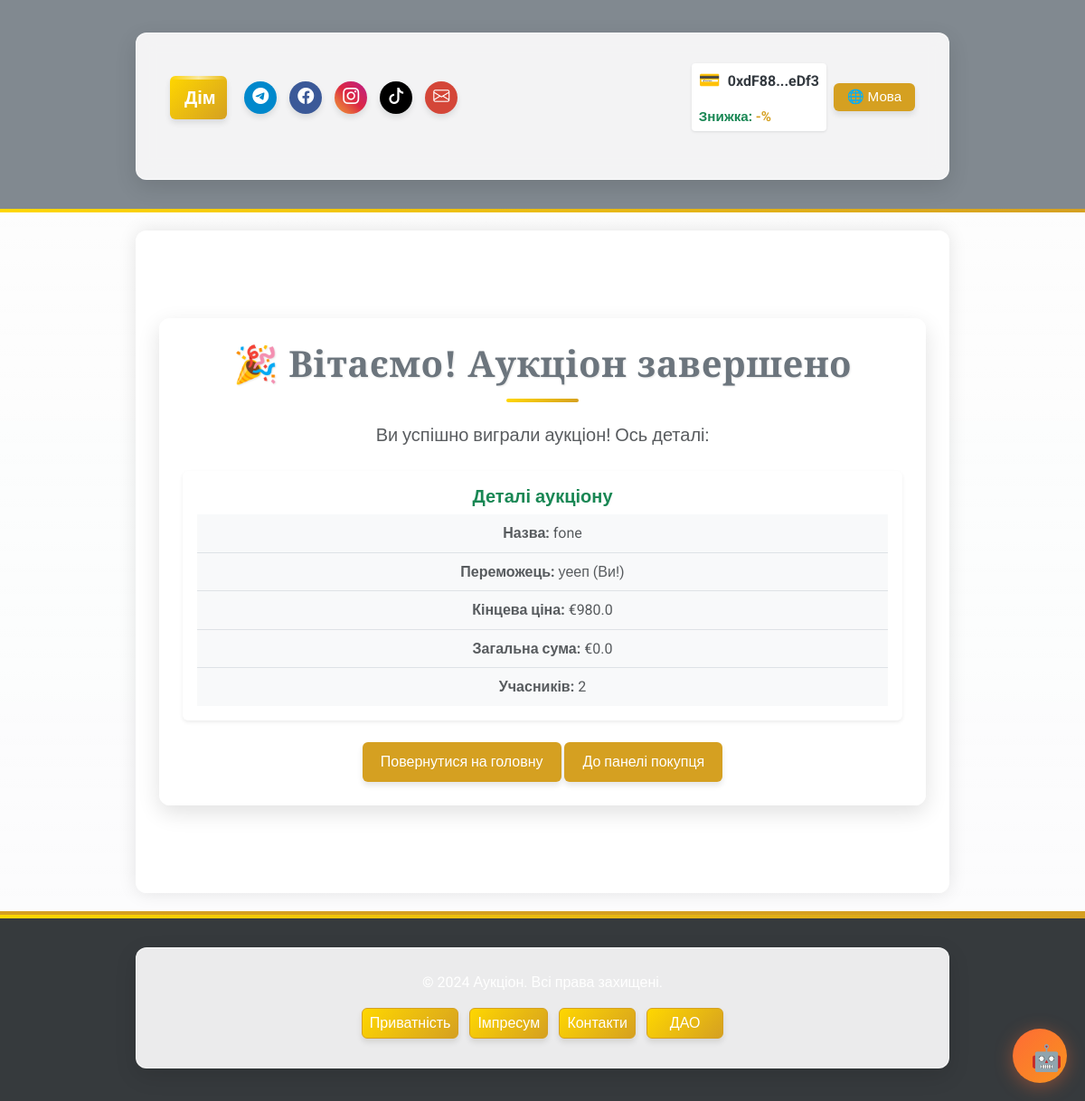
Page /auction/contact_details/1 (signed in) on the committed database.
### app/models/user.py (models this page shows, shortened)
class User(UserMixin, db.Model):
    __tablename__ = 'users'
    id = db.Column(db.Integer, primary_key=True)
    username = db.Column(db.String(80), nullable=False, unique=True)
    email = db.Column(db.String(120), nullable=False, unique=True)
    password_hash = db.Column(db.String(128), nullable=False)
    balance = db.Column(db.Float, default=0.0)
    platform_balance = db.Column(db.Float, default=0.0)  # Баланс платформи
    user_type = db.Column(db.String(10), nullable=False)  # "buyer", "seller", "admin"
    is_admin = db.Column(db.Boolean, default=False)  # Поле для адміністратора
    wallet_address = db.Column(db.String(42), nullable=True)  # Адреса криптогаманця
    verification_document = db.Column(db.String(255))
    is_verified = db.Column(Boolean, default=False)
    company_name = db.Column(db.String(255))
    tax_id = db.Column(db.String(64))
    language = db.Column(db.String(5), default='ua')  # 'ua', 'en', 'de'    # Зв'язки
    auctions_created = db.relationship('Auction', foreign_keys='Auction.seller_id', backref='seller', lazy=True)
    auctions_won = db.relationship('Auction', foreign_keys='Auction.winner_id', backref='winner', lazy=True)
    auction_participations = db.relationship('AuctionParticipant', back_populates='user', lazy=True)

### app/models/auction.py (models this page shows, shortened)
class Auction(db.Model):
    __tablename__ = 'auctions'
    id = db.Column(db.Integer, primary_key=True)
    title = db.Column(db.String(255), nullable=False)
    description = db.Column(db.Text, nullable=False)
    starting_price = db.Column(db.Float, nullable=False)
    current_price = db.Column(db.Float, nullable=False)
    seller_id = db.Column(db.Integer, db.ForeignKey('users.id'), nullable=False)
    total_participants = db.Column(db.Integer, default=0, nullable=False)
    is_active = db.Column(db.Boolean, default=True, nullable=False)
    winner_id = db.Column(db.Integer, db.ForeignKey('users.id'), nullable=True)
    total_earnings = db.Column(db.Float, default=0.0, nullable=False)
    created_at = db.Column(db.DateTime, default=db.func.now(), nullable=False)
    updated_at = db.Column(db.DateTime, default=db.func.now(), onupdate=db.func.now(), nullable=False)
    photos = db.Column(JSON, default=list)  # Поле для зберігання шляхів до фото у форматі JSON
    is_confirmed = db.Column(db.Boolean, default=False, nullable=False)  # Чи підтверджено отримання товару
    main_photo_idx = db.Column(db.Integer, default=0)  # Індекс головного фото
    participants = relationship(
        'AuctionParticipant', back_populates='auction', cascade='all, delete-orphan', lazy='dynamic'
    )

### app/routes/auction_routes.py (the view, shortened to what this page needs)
@auction_bp.route('/contact_details/<int:auction_id>', methods=['GET'])
@login_required
def auction_contact_details(auction_id):
    lang = session.get('lang', 'ua')
    auction = Auction.query.get(auction_id)
    if not auction:
        flash(get_message('auction_not_found', lang), 'error')
        return redirect(url_for('main.index'))
    if not auction.winner_id or auction.is_active:
        flash(get_message('auction_not_closed', lang), 'error')
        return redirect(url_for('main.index'))
    if lang == 'en':
        return render_template('auctions/auction_close_en.html', auction=auction, lang=lang, ui_text=ui_text)
    elif lang == 'de':
        return render_template('auctions/auction_close_de.html', auction=auction, lang=lang, ui_text=ui_text)
    return render_template('auctions/auction_close.html', auction=auction, lang=lang, ui_text=ui_text)

### app/utils/i18n_ui.py (called while the page is built)
def ui_text(key, lang):
    return ui_translations.get(key, {}).get(lang, ui_translations.get(key, {}).get('ua', key))

### app/templates/auctions/auction_close.html (shortened to what this page needs)
{% extends "base.html" %}
{% block content %}
<div class="container my-5 text-center">
    <h1 class="text-secondary fw-bold">🎉 Вітаємо! Аукціон завершено</h1>
    <p class="text-muted fs-5 mt-3">Ви успішно виграли аукціон! Ось деталі:</p>
    <div class="card mt-4 border-0 shadow-sm">
        <div class="card-body">
            <h5 class="card-title text-success fw-bold">Деталі аукціону</h5>
            <ul class="list-group list-group-flush">
                <li class="list-group-item bg-light text-muted">
                    <strong>Назва:</strong> {{ auction.title }}
                </li>
                <li class="list-group-item bg-light text-muted">
                    <strong>Переможець:</strong> {{ current_user.username }} (Ви!)
                </li>
                <li class="list-group-item bg-light text-muted">
                    <strong>Кінцева ціна:</strong> €{{ auction.current_price }}
                </li>
                <li class="list-group-item bg-light text-muted">
                    <strong>Загальна сума:</strong> €{{ auction.total_earnings }}
                </li>
                <li class="list-group-item bg-light text-muted">
                    <strong>Учасників:</strong> {{ auction.total_participants }}
                </li>
            </ul>
        </div>
    </div>
    <div class="mt-4">
        <a href="{{ url_for('main.index') }}" class="btn btn-secondary">Повернутися на головну</a>
        <a href="{{ url_for('user.buyer_dashboard', email=current_user.email) }}" class="btn btn-primary">До панелі покупця</a>
    </div>
</div>
{% endblock %}

### app/templates/base.html (shortened to what this page needs)
<!DOCTYPE html>
<html lang="{{ lang if lang else 'uk' }}">
<head>
    <link href="https://cdn.jsdelivr.net/npm/bootstrap@5.3.0/dist/css/bootstrap.min.css" rel="stylesheet">
    <link rel="stylesheet" href="https://cdn.jsdelivr.net/npm/bootstrap-icons@1.11.1/font/bootstrap-icons.css">
    <link rel="stylesheet" href="{{ url_for('static', filename='css/custom.css') }}?v={{ range(1, 100000) | random }}">
</head>
<body class="bg-light text-dark" style="font-family: 'Roboto', sans-serif;">
    <div class="video-background">
    </div>
    <header class="bg-secondary text-white py-3" style="background-color: rgba(108, 117, 125, 0.85) !important; position: relative; overflow: hidden;">
        <div class="header-video-bg">
        </div>
        <div class="container">
            <nav class="navbar navbar-expand-lg navbar-dark">
                <div class="container-fluid">
                    <a class="navbar-brand fw-bold home-button" href="/">{{ ui_text('home', lang) }}</a>
                    <div class="d-flex align-items-center w-100 justify-content-between header-content">
                        <div class="d-flex gap-2 align-items-center header-social">
                            <a href="https://t.me/your_channel" class="social-button telegram-color" title="{{ ui_text('telegram', lang) }}"
                                target="_blank">
                                <i class="bi bi-telegram"></i>
                            </a>
                            <a href="https://facebook.com/your_page" class="social-button facebook-color" title="{{ ui_text('facebook', lang) }}"
                                target="_blank">
                                <i class="bi bi-facebook"></i>
                            </a>
                            <a href="https://instagram.com/your_page" class="social-button instagram-color" title="{{ ui_text('instagram', lang) }}"
                                target="_blank">
                                <i class="bi bi-instagram"></i>
                            </a>
                            <a href="https://tiktok.com/@your_page" class="social-button tiktok-color" title="{{ ui_text('tiktok', lang) }}"
                                target="_blank">
                                <i class="bi bi-tiktok"></i>
                            </a>
                            <a href="mailto:info@yourdomain.com" class="social-button email-color" title="{{ ui_text('email', lang) }}">
                                <i class="bi bi-envelope"></i>
                            </a>
                        </div>
                        <div class="d-flex align-items-center ms-3 header-controls">
                            {% if current_user.is_authenticated %}
                            {% if current_user.wallet_address %}
                            <div class="wallet-widget">                                <div class="wallet-address-container">
                                    <span class="wallet-icon">&#128179;</span>
                                    <span id="wallet-address-short" title="{{ ui_text('copy_address', lang) }}" data-full-address="{{ current_user.wallet_address }}" class="text-truncate-item">
                                        {{ current_user.wallet_address[:6] }}...{{ current_user.wallet_address[-4:] }}
                                    </span>
                                </div>                                {% if user_discount is not none %}
                                <div class="small text-success fw-bold mt-1 wallet-discount text-truncate-item">
                                    {{ ui_text('token_discount', lang) }}: <span style="color:#d5a021;">-{{ user_discount }}%</span>
                                </div>
                                {% endif %}
                            </div>                            {% else %}                            <button onclick="connectWallet()" class="btn btn-outline-warning btn-sm ms-2 wallet-connect-btn text-truncate-item">
                                {{ ui_text('connect_wallet', lang) }}&nbsp;&#128179;
                            </button>
                            {% endif %}
                            {% endif %}
                                                        <div class="ms-2 language-switcher">
                                <div class="dropdown">
                                    <button class="btn btn-outline-light btn-sm py-1 px-2 dropdown-toggle text-truncate-item" type="button"
                                        id="langDropdown" data-bs-toggle="dropdown" aria-expanded="false">
                                        🌐 {{ ui_text('language', lang) }}
                                    </button>
                                </div>
                            </div>
                        </div>
                    </div>
                </div>
            </nav>
        </div>
    </header>
    <main class="container py-5" style="background-color: rgba(255, 255, 255, 0.85); border-radius: 12px; box-shadow: 0 0 20px rgba(0, 0, 0, 0.1);">
        {% block content %}{% endblock %}
    </main>
    <footer class="bg-dark text-white py-3 mt-auto" style="background-color: rgba(33, 37, 41, 0.9) !important; position: relative; overflow: hidden;">
        <div class="footer-video-bg">
        </div>
        <div class="container text-center">
            <p class="mb-2">&copy; 2024 {{ ui_text('app_name', lang) }}. {{ ui_text('rights_reserved', lang) }}</p>
            <div class="d-flex justify-content-center gap-2 flex-wrap footer-buttons">
                <a href="{{ url_for('main.privacy') }}" class="btn btn-outline-warning btn-sm footer-btn text-truncate-item">{{ ui_text('privacy_policy', lang) }}</a>
                <a href="{{ url_for('main.impressum') }}" class="btn btn-outline-warning btn-sm footer-btn text-truncate-item">{{ ui_text('impressum', lang) }}</a>
                <a href="{{ url_for('main.contacts') }}" class="btn btn-outline-warning btn-sm footer-btn text-truncate-item">{{ ui_text('contacts', lang) }}</a>
                <a href="{{ url_for('dao.index') }}" class="btn btn-outline-warning btn-sm footer-btn text-truncate-item">{{ ui_text('dao', lang) }}</a>
            </div>
        </div>
    </footer>
</body>
</html>

### app/templates/base.html (style rules this page uses)
.text-truncate-item { white-space: nowrap; overflow: hidden; text-overflow: ellipsis; max-width: 100%; }
.video-background { position: fixed; top: 0; left: 0; width: 100%; height: 100%; z-index: -2; overflow: hidden; }
.wallet-widget { display: flex; align-items: center; background-color: white; padding: 0.25rem 0.5rem; border-radius: 0.25rem; box-shadow: 0 1px 3px rgba(0, 0, 0, 0.1); gap: 8px; flex-direction: column; align-items: flex-start; max-width: 100%; }
.wallet-address-container { display: flex; align-items: center; gap: 8px; max-width: 100%; overflow: hidden; }
.wallet-icon { font-size: 1.2em; color: #28a745; }
#wallet-address-short { text-overflow: ellipsis; overflow: hidden; white-space: nowrap; cursor: pointer; font-weight: bold; color: #343a40; }
.wallet-discount { font-size: 0.95em; max-width: 100%; }
.language-switcher button { font-size: 0.95em; min-width: 90px; }
.footer-btn { min-width: 85px; text-overflow: ellipsis; overflow: hidden; white-space: nowrap; padding: 4px 8px; margin: 2px; }
.header-video-bg, .footer-video-bg { position: absolute; top: 0; left: 0; width: 100%; height: 100%; z-index: -1; overflow: hidden; }
footer { position: relative; overflow: hidden; }

### rows in the picture
User: wallet_address "0xdF88", wallet_address "eDf3", username "уееп"
Auction: title "fone", current_price "980.0", total_earnings "0.0", total_participants "2"

### other values in the picture
{{ ui_text('home', lang) }} "Дім"
{{ ui_text('token_discount', lang) }} "Знижка"
{{ ui_text('language', lang) }} "Мова"
{{ ui_text('app_name', lang) }} "Аукціон"
{{ ui_text('rights_reserved', lang) }} "Всі права захищені."
{{ ui_text('privacy_policy', lang) }} "Приватність"
{{ ui_text('impressum', lang) }} "Імпресум"
{{ ui_text('contacts', lang) }} "Контакти"
{{ ui_text('dao', lang) }} "ДАО"
